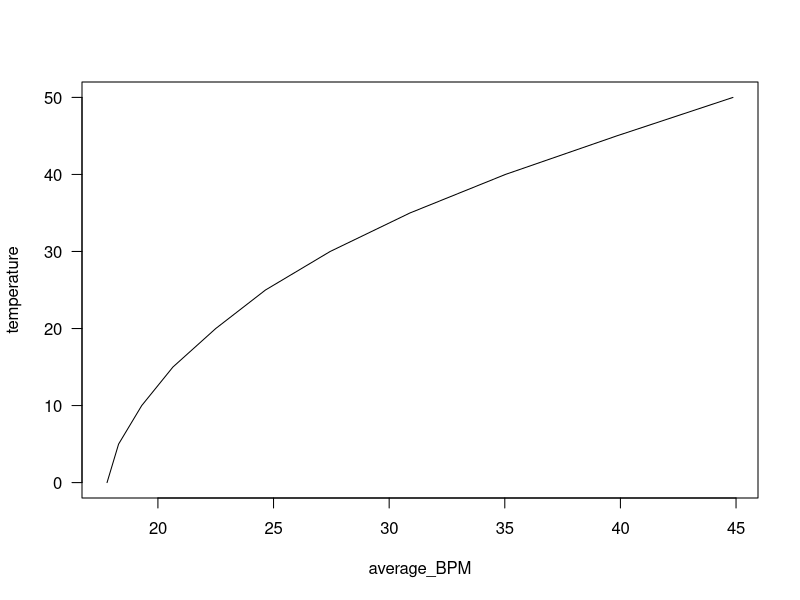

Reproduce this figure in R.
## Posilkowalam sie ksiazka "Introduction to R" Szymona Drobniaka
# robilam wg wzoru z rozdzialu "Simple linear models"

## Zmienna "average_BPM" figuruje jako numeric

bipniecia <- read.csv2("reg_model_Zuza.csv", sep = ";", header = T)

bipniecia.lm <- with(bipniecia, lm(temperature~average_BPM))

summary(bipniecia.lm)

predict(bipniecia.lm) [2:4]

bipniecia$temperature [2:4] - predict(bipniecia.lm) [2:4]

# Teraz plot wyglada ladnie
with(bipniecia, plot(temperature~average_BPM, type="l", las = 1))

## Chcialabym wiedziec, po co to jest? Ale przekopiowalam to z przykladu z ksiazki 
# z mysla, ze zobacze, co mi to wyrzuci. Cos wyrzucilo, ale nie wiem, co.
x2 <- seq(0, 50, 2)
y2 <- predict(bipniecia.lm, list(temperature=x2), int="c")